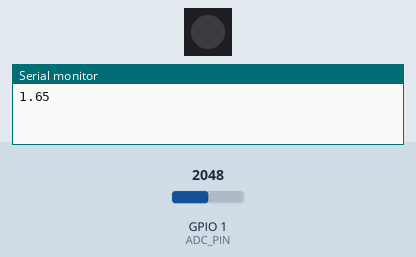
Recording of a sketch running on a simulated ESP32. On the bench: 1 RGB LEDs in strip order, left to right, the last lines printed to the serial monitor. The test bench sets the inputs (shaded band); at power-on: GPIO 1 (ADC_PIN) = 2048 (analog values on the 0–4095 scale). Dim RGB values are drawn brighter than linear.

Above: at 0.5 s.
At 1.5 s:
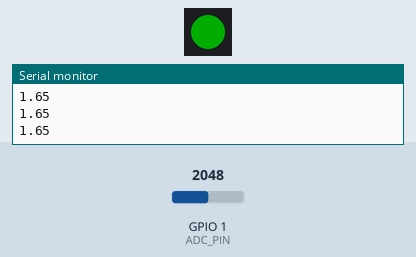
At 3.5 s:
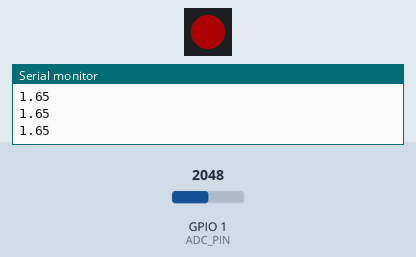
At 5.5 s:
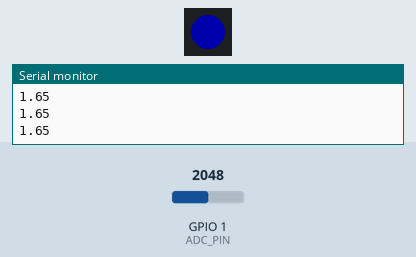
Timing chart, 0 to 6.9 s (numbered marks = the images above):
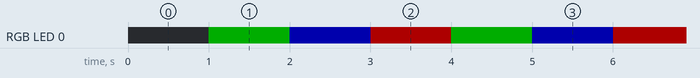

Measured:
- by itself, RGB LED 0: repeats every 3.0 s: RGB(0, 0, 50) 1.0 s, RGB(50, 0, 0) 1.0 s, RGB(0, 50, 0) 1.0 s
- by itself, everything shown: repeats every 3.0 s, in 3 steps

The sketch:

__3-Serial-Plotter___.ino
```cpp
#include <RgbCycle.h>

const int ADC_PIN = 1;   // GPIO1 = ADC1_CH0

void setup() {
  RgbCycle::begin();
  RgbCycle::setInterval(800);

  Serial.begin(115200);
  analogReadResolution(12);
  analogSetAttenuation(ADC_11db);  // 量程 0-3.3V
}

void loop() {
  RgbCycle::update();

  int raw = analogRead(ADC_PIN);
  float voltage = raw * 3.3 / 4095.0;
  Serial.println(voltage);
  delay(500);
}
```
